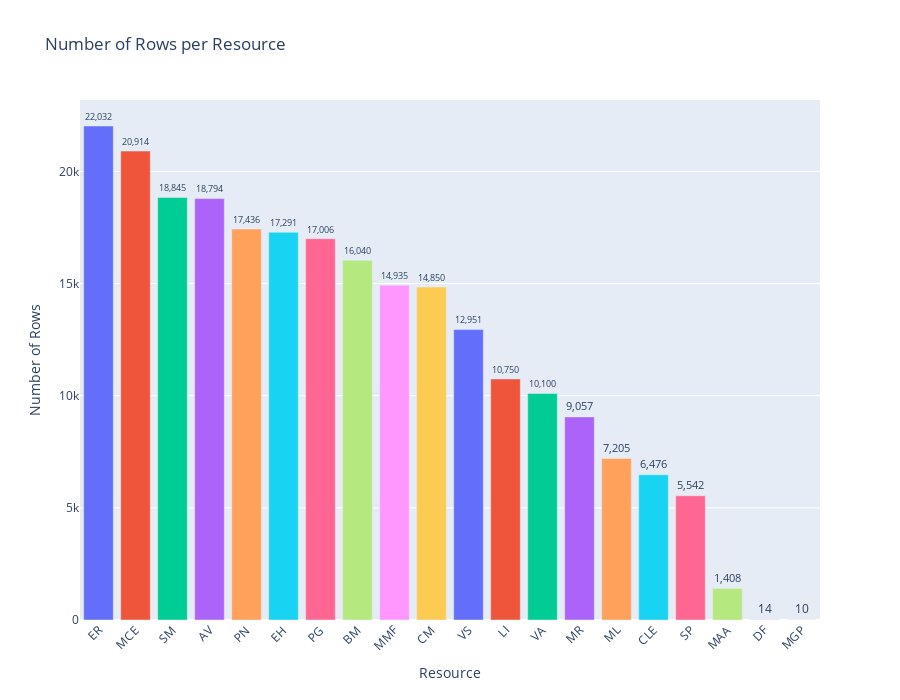

Notebook cell for this chart:
### Markdown cell above
Distribution based on the resource

### Code cell
counts_per_activity =data['Usuario'].value_counts().reset_index()
counts_per_activity.columns = ['Usuario', 'Count']

# Create a bar plot using Plotly Express
fig = px.bar(counts_per_activity, 
             x='Usuario', 
             y='Count', 
             title='Number of Rows per Resource',
             color='Usuario',
             labels={'Usuario': 'Resource', 'Count': 'Number of Rows'},
             height=700)
fig.update_layout(xaxis_tickangle=-45, showlegend=False)
fig.update_traces(texttemplate='%{y:,}', textposition='outside')

fig.show()

### Figure 1 — Plotly figure (JSON) as saved in the notebook; plotly's stock layout.template omitted (floating-point values rounded to 4 significant figures)
{"data": [{"alignmentgroup": "True", "hovertemplate": "Resource=%{x}<br>Number of Rows=%{y}<extra></extra>", "legendgroup": "ER", "marker": {"color": "#636efa", "pattern": {"shape": ""}}, "name": "ER", "offsetgroup": "ER", "orientation": "v", "showlegend": true, "textposition": "outside", "texttemplate": "%{y:,}", "type": "bar", "x": ["ER"], "xaxis": "x", "y": [22032], "yaxis": "y"}, {"alignmentgroup": "True", "hovertemplate": "Resource=%{x}<br>Number of Rows=%{y}<extra></extra>", "legendgroup": "MCE", "marker": {"color": "#EF553B", "pattern": {"shape": ""}}, "name": "MCE", "offsetgroup": "MCE", "orientation": "v", "showlegend": true, "textposition": "outside", "texttemplate": "%{y:,}", "type": "bar", "x": ["MCE"], "xaxis": "x", "y": [20914], "yaxis": "y"}, {"alignmentgroup": "True", "hovertemplate": "Resource=%{x}<br>Number of Rows=%{y}<extra></extra>", "legendgroup": "SM", "marker": {"color": "#00cc96", "pattern": {"shape": ""}}, "name": "SM", "offsetgroup": "SM", "orientation": "v", "showlegend": true, "textposition": "outside", "texttemplate": "%{y:,}", "type": "bar", "x": ["SM"], "xaxis": "x", "y": [18845], "yaxis": "y"}, {"alignmentgroup": "True", "hovertemplate": "Resource=%{x}<br>Number of Rows=%{y}<extra></extra>", "legendgroup": "AV", "marker": {"color": "#ab63fa", "pattern": {"shape": ""}}, "name": "AV", "offsetgroup": "AV", "orientation": "v", "showlegend": true, "textposition": "outside", "texttemplate": "%{y:,}", "type": "bar", "x": ["AV"], "xaxis": "x", "y": [18794], "yaxis": "y"}, {"alignmentgroup": "True", "hovertemplate": "Resource=%{x}<br>Number of Rows=%{y}<extra></extra>", "legendgroup": "PN", "marker": {"color": "#FFA15A", "pattern": {"shape": ""}}, "name": "PN", "offsetgroup": "PN", "orientation": "v", "showlegend": true, "textposition": "outside", "texttemplate": "%{y:,}", "type": "bar", "x": ["PN"], "xaxis": "x", "y": [17436], "yaxis": "y"}, {"alignmentgroup": "True", "hovertemplate": "Resource=%{x}<br>Number of Rows=%{y}<extra></extra>", "legendgroup": "EH", "marker": {"color": "#19d3f3", "pattern": {"shape": ""}}, "name": "EH", "offsetgroup": "EH", "orientation": "v", "showlegend": true, "textposition": "outside", "texttemplate": "%{y:,}", "type": "bar", "x": ["EH"], "xaxis": "x", "y": [17291], "yaxis": "y"}, {"alignmentgroup": "True", "hovertemplate": "Resource=%{x}<br>Number of Rows=%{y}<extra></extra>", "legendgroup": "PG", "marker": {"color": "#FF6692", "pattern": {"shape": ""}}, "name": "PG", "offsetgroup": "PG", "orientation": "v", "showlegend": true, "textposition": "outside", "texttemplate": "%{y:,}", "type": "bar", "x": ["PG"], "xaxis": "x", "y": [17006], "yaxis": "y"}, {"alignmentgroup": "True", "hovertemplate": "Resource=%{x}<br>Number of Rows=%{y}<extra></extra>", "legendgroup": "BM", "marker": {"color": "#B6E880", "pattern": {"shape": ""}}, "name": "BM", "offsetgroup": "BM", "orientation": "v", "showlegend": true, "textposition": "outside", "texttemplate": "%{y:,}", "type": "bar", "x": ["BM"], "xaxis": "x", "y": [16040], "yaxis": "y"}, {"alignmentgroup": "True", "hovertemplate": "Resource=%{x}<br>Number of Rows=%{y}<extra></extra>", "legendgroup": "MMF", "marker": {"color": "#FF97FF", "pattern": {"shape": ""}}, "name": "MMF", "offsetgroup": "MMF", "orientation": "v", "showlegend": true, "textposition": "outside", "texttemplate": "%{y:,}", "type": "bar", "x": ["MMF"], "xaxis": "x", "y": [14935], "yaxis": "y"}, {"alignmentgroup": "True", "hovertemplate": "Resource=%{x}<br>Number of Rows=%{y}<extra></extra>", "legendgroup": "CM", "marker": {"color": "#FECB52", "pattern": {"shape": ""}}, "name": "CM", "offsetgroup": "CM", "orientation": "v", "showlegend": true, "textposition": "outside", "texttemplate": "%{y:,}", "type": "bar", "x": ["CM"], "xaxis": "x", "y": [14850], "yaxis": "y"}, {"alignmentgroup": "True", "hovertemplate": "Resource=%{x}<br>Number of Rows=%{y}<extra></extra>", "legendgroup": "VS", "marker": {"color": "#636efa", "pattern": {"shape": ""}}, "name": "VS", "offsetgroup": "VS", "orientation": "v", "showlegend": true, "textposition": "outside", "texttemplate": "%{y:,}", "type": "bar", "x": ["VS"], "xaxis": "x", "y": [12951], "yaxis": "y"}, {"alignmentgroup": "True", "hovertemplate": "Resource=%{x}<br>Number of Rows=%{y}<extra></extra>", "legendgroup": "LI", "marker": {"color": "#EF553B", "pattern": {"shape": ""}}, "name": "LI", "offsetgroup": "LI", "orientation": "v", "showlegend": true, "textposition": "outside", "texttemplate": "%{y:,}", "type": "bar", "x": ["LI"], "xaxis": "x", "y": [10750], "yaxis": "y"}, {"alignmentgroup": "True", "hovertemplate": "Resource=%{x}<br>Number of Rows=%{y}<extra></extra>", "legendgroup": "VA", "marker": {"color": "#00cc96", "pattern": {"shape": ""}}, "name": "VA", "offsetgroup": "VA", "orientation": "v", "showlegend": true, "textposition": "outside", "texttemplate": "%{y:,}", "type": "bar", "x": ["VA"], "xaxis": "x", "y": [10100], "yaxis": "y"}, {"alignmentgroup": "True", "hovertemplate": "Resource=%{x}<br>Number of Rows=%{y}<extra></extra>", "legendgroup": "MR", "marker": {"color": "#ab63fa", "pattern": {"shape": ""}}, "name": "MR", "offsetgroup": "MR", "orientation": "v", "showlegend": true, "textposition": "outside", "texttemplate": "%{y:,}", "type": "bar", "x": ["MR"], "xaxis": "x", "y": [9057], "yaxis": "y"}, {"alignmentgroup": "True", "hovertemplate": "Resource=%{x}<br>Number of Rows=%{y}<extra></extra>", "legendgroup": "ML", "marker": {"color": "#FFA15A", "pattern": {"shape": ""}}, "name": "ML", "offsetgroup": "ML", "orientation": "v", "showlegend": true, "textposition": "outside", "texttemplate": "%{y:,}", "type": "bar", "x": ["ML"], "xaxis": "x", "y": [7205], "yaxis": "y"}, {"alignmentgroup": "True", "hovertemplate": "Resource=%{x}<br>Number of Rows=%{y}<extra></extra>", "legendgroup": "CLE", "marker": {"color": "#19d3f3", "pattern": {"shape": ""}}, "name": "CLE", "offsetgroup": "CLE", "orientation": "v", "showlegend": true, "textposition": "outside", "texttemplate": "%{y:,}", "type": "bar", "x": ["CLE"], "xaxis": "x", "y": [6476], "yaxis": "y"}, {"alignmentgroup": "True", "hovertemplate": "Resource=%{x}<br>Number of Rows=%{y}<extra></extra>", "legendgroup": "SP", "marker": {"color": "#FF6692", "pattern": {"shape": ""}}, "name": "SP", "offsetgroup": "SP", "orientation": "v", "showlegend": true, "textposition": "outside", "texttemplate": "%{y:,}", "type": "bar", "x": ["SP"], "xaxis": "x", "y": [5542], "yaxis": "y"}, {"alignmentgroup": "True", "hovertemplate": "Resource=%{x}<br>Number of Rows=%{y}<extra></extra>", "legendgroup": "MAA", "marker": {"color": "#B6E880", "pattern": {"shape": ""}}, "name": "MAA", "offsetgroup": "MAA", "orientation": "v", "showlegend": true, "textposition": "outside", "texttemplate": "%{y:,}", "type": "bar", "x": ["MAA"], "xaxis": "x", "y": [1408], "yaxis": "y"}, {"alignmentgroup": "True", "hovertemplate": "Resource=%{x}<br>Number of Rows=%{y}<extra></extra>", "legendgroup": "DF", "marker": {"color": "#FF97FF", "pattern": {"shape": ""}}, "name": "DF", "offsetgroup": "DF", "orientation": "v", "showlegend": true, "textposition": "outside", "texttemplate": "%{y:,}", "type": "bar", "x": ["DF"], "xaxis": "x", "y": [14], "yaxis": "y"}, {"alignmentgroup": "True", "hovertemplate": "Resource=%{x}<br>Number of Rows=%{y}<extra></extra>", "legendgroup": "MGP", "marker": {"color": "#FECB52", "pattern": {"shape": ""}}, "name": "MGP", "offsetgroup": "MGP", "orientation": "v", "showlegend": true, "textposition": "outside", "texttemplate": "%{y:,}", "type": "bar", "x": ["MGP"], "xaxis": "x", "y": [10], "yaxis": "y"}], "layout": {"barmode": "relative", "height": 700, "legend": {"title": {"text": "Resource"}, "tracegroupgap": 0}, "showlegend": false, "title": {"text": "Number of Rows per Resource"}, "xaxis": {"anchor": "y", "categoryarray": ["ER", "MCE", "SM", "AV", "PN", "EH", "PG", "BM", "MMF", "CM", "VS", "LI", "VA", "MR", "ML", "CLE", "SP", "MAA", "DF", "MGP"], "categoryorder": "array", "domain": [0, 1], "tickangle": -45, "title": {"text": "Resource"}}, "yaxis": {"anchor": "x", "domain": [0, 1], "title": {"text": "Number of Rows"}}}}
